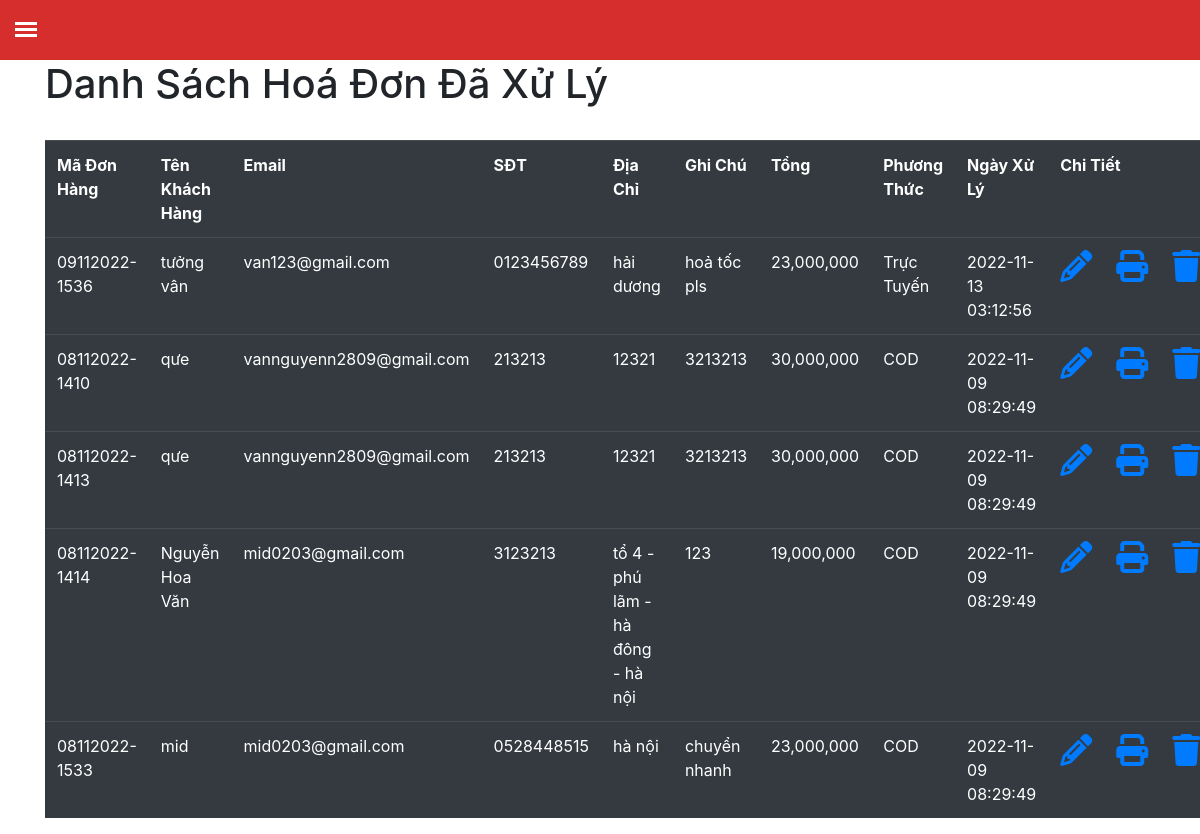
Page /BillController/Done (signed in) on the earlier database version.
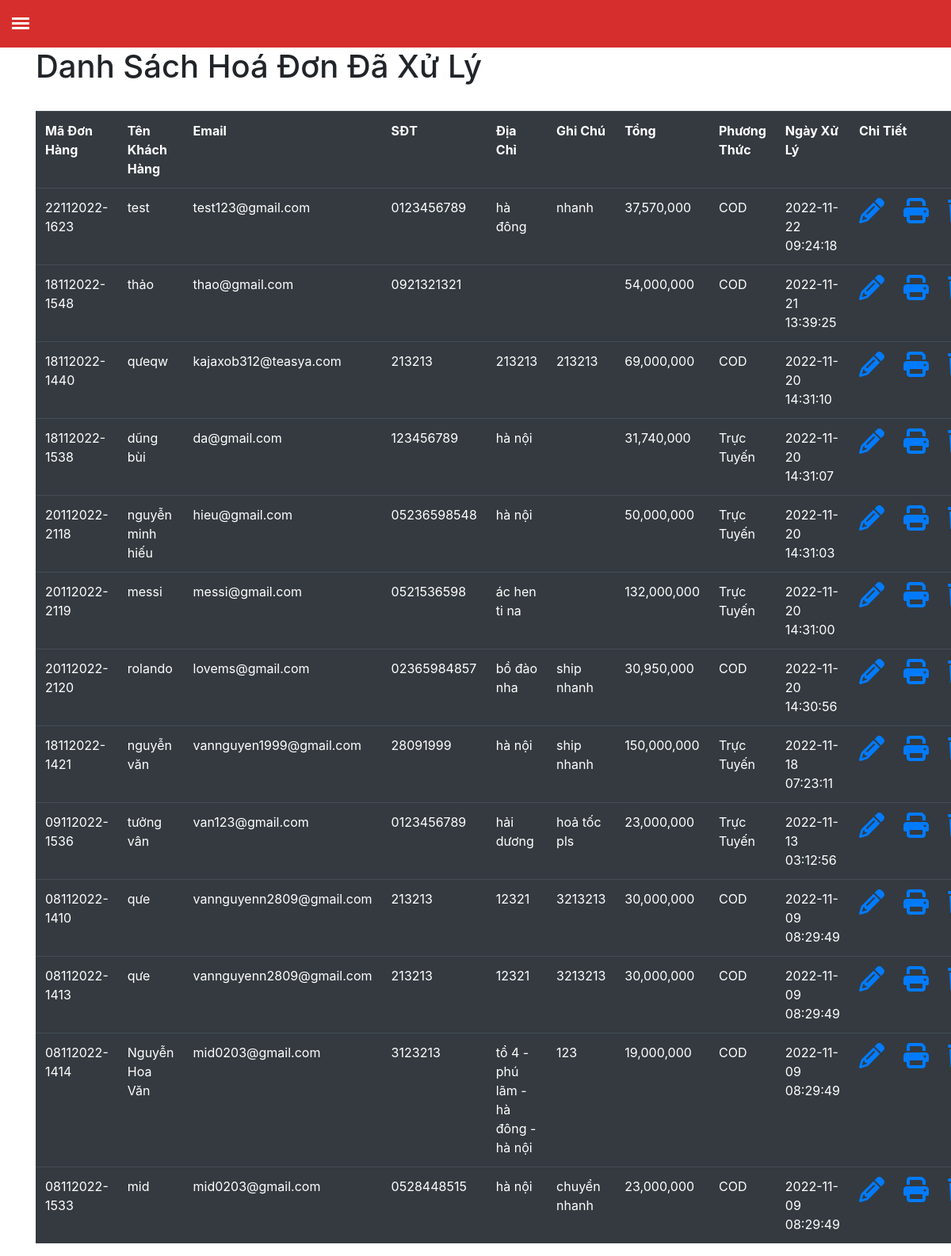
Same page on the later database version.
### tables this page shows
CREATE TABLE `don_hang` (
  `ma_don_hang` varchar(20) NOT NULL,
  `ten_nguoi_dat` varchar(40) NOT NULL,
  `email_nguoi_nhan` varchar(40) NOT NULL,
  `sdt_nguoi_nhan` varchar(11) NOT NULL,
  `dc_nguoi_nhan` varchar(40) NOT NULL,
  `ghi_chu` text NOT NULL,
  `phuong_thuc` varchar(20) NOT NULL,
  `tong` varchar(20) NOT NULL,
  `trang_thai` varchar(15) NOT NULL,
  `create_at` timestamp NOT NULL DEFAULT current_timestamp() ON UPDATE current_timestamp()
);

### admin/Core/BaseController.php (called while the page is built, shortened)
<?php
class BaseController
{
    public function view($viewFile , $view, $data=[])
    {
        require_once './admin/Views/'.$viewFile.'/'.$view.'.php';
    }
}

### admin/Controllers/BillController.php (called while the page is built, shortened)
<?php
class BillController extends BaseController
{
    protected $billModel;
    public function __construct()
    {
        $this->billModel = new BillModel;
    }
    public function Done()
    {
        $this->main_content = $this->billModel->getTable();
        $this->view('', 'index');
        $this->view('Bill', 'bill', $this->main_content);
    }
}

### admin/Core/App.php (called while the page is built, shortened)
<?php
class App
{
    protected $controller = 'UserHomeController';
    protected $action = 'Index';
    function __construct()
    {
        $url = $this->XuLy_Url();
        if (file_exists("./admin/Controllers/" . $url[0] . ".php")) {
            $this->controller = $url[0];
            unset($url[0]);
        }
        else {
            require_once './admin/Controllers/404.php';
        }
        if (isset($url[1])) {
            if (method_exists($this->controller, $url[1])) {
                $this->action = $url[1];
            }
            unset($url[1]);
        }
        $this->param = $url ? array_values($url) : [];
         call_user_func_array([new $this->controller, $this->action], $this->param);
    }
    public function XuLy_Url()
    {
        if (isset($_GET['url'])) {
            return explode("/", filter_var(trim($_GET["url"], "/")));
        }
    }
}

### index.php (called while the page is built, shortened)
<?php
$myApp = new App();

### admin/DB/Database.php (called while the page is built, shortened)
<?php
    class Database {
        protected $connect;
        protected function connection(){
            try {
                $this->connect = new PDO(Database::DB_DSN, Database::USERNAME, Database::PASSWORD);
              } catch (PDOException $e) {
                die("Kết nối CSDL theo PDO thất bại: " . $e->getMessage());
              }
              return $this->connect;
            }
    }

### admin/Models/BillModel.php (called while the page is built, shortened)
<?php
class BillModel extends BaseModel
{
    public function getTable()
    {
        $sql_obj = $this->connect->prepare("SELECT * FROM don_hang WHERE trang_thai = 'đã xử lý' ORDER BY create_at DESC ");
        $arr_select = [];
        $sql_obj->execute($arr_select);
        $result = $sql_obj->fetchAll(PDO::FETCH_ASSOC);
        return $result;
    }
}

### admin/Views/Bill/bill.php (the view)
<div class="container">
    <div class="product">
     <h1>Danh Sách Hoá Đơn Đã Xử Lý </h1>
     <br>
     <table class="table table-dark table-hover">
       <tr>
         <th>Mã Đơn Hàng</th>
         <th>Tên Khách Hàng</th>
         <th>Email</th>
         <th>SĐT</th>
         <th>Địa Chỉ</th>
         <th>Ghi Chú</th>
         <th>Tổng</th>
         <th>Phương Thức</th>
         <th>Ngày Xử Lý</th>
         <th colspan="3">Chi Tiết</th>
       </tr>
       <?php foreach ($data as $r) : ?>
         <tr>
           <td><?php echo $r['ma_don_hang'] ?></td>
           <td><?php echo $r['ten_nguoi_dat'] ?></td>
           <td><?php echo $r['email_nguoi_nhan'] ?></td>
           <td><?php echo $r['sdt_nguoi_nhan'] ?></td>
           <td><?php echo $r['dc_nguoi_nhan'] ?></td>
           <td><?php echo $r['ghi_chu'] ?></td>
           <td><?php echo number_format($r['tong'])  ?></td>
           <td><?php echo $r['phuong_thuc'] ?></td>
           <td><?php echo $r['create_at'] ?></td>
           <td><a href="<?php echo DIR_HTTP ?>/BillController/Detail/<?php echo $r['ma_don_hang'] ?>"><i class="fa fa-pencil fa-2x"></i></a></td>
           <td><a href="<?php echo DIR_HTTP ?>/BillController/Print/<?php echo $r['ma_don_hang'] ?>"><i class="fa fa-print fa-2x"></i></a></td>
           <td><a onclick="return confirm('bạn có muốn xoá đơn hàng này không ?')" href="<?php echo DIR_HTTP ?>/BillController/deleteBill/<?php echo $r['ma_don_hang'] ?>"><i class="fa-solid fa-trash fa-2x"></i></i></a></td>
         </tr>
       <?php endforeach; ?>
     </table>
   </div>
   </div>

### admin/Views/index.php (shortened to what this page needs)
<!doctype html>
<html lang="en">
<head>
  <link rel="stylesheet" href="<?php echo DIR_HTTP ?>/admin/assets/css/style.css">
  <link rel="stylesheet" href="<?php echo DIR_HTTP ?>/admin/assets/css/css.css">
  <link rel="stylesheet" href="https://cdnjs.cloudflare.com/ajax/libs/font-awesome/6.1.2/css/all.min.css" />
  <link rel="stylesheet" href="https://stackpath.bootstrapcdn.com/bootstrap/4.3.1/css/bootstrap.min.css">
</head>
<body>
  <?php
  require_once 'header.php';
  ?>
</body>
</html>

### admin/Views/header.php (shortened to what this page needs)
<div class="header"></div>
<label for="openSidebarMenu" class="sidebarIconToggle">
  <div class="spinner diagonal part-1"></div>
  <div class="spinner horizontal"></div>
  <div class="spinner diagonal part-2"></div>
</label>

### admin/assets/css/style.css (style rules this page uses)
html, body { overflow-x: hidden; height: 100%; }
.header { display: block; margin: 0 auto; width: 100%; max-width: 100%; box-shadow: none; background-color: #D62E2D; position: fixed; height: 60px!important; overflow: hidden; z-index: 10; }
.sidebarIconToggle { transition: all 0.3s; box-sizing: border-box; cursor: pointer; position: absolute; z-index: 99; height: 100%; width: 100%; top: 22px; left: 15px; height: 22px; width: 22px; }
.spinner { transition: all 0.3s; box-sizing: border-box; position: absolute; height: 3px; width: 100%; background-color: #fff; }
.horizontal { transition: all 0.3s; box-sizing: border-box; position: relative; float: left; margin-top: 3px; }
.diagonal.part-1 { position: relative; transition: all 0.3s; box-sizing: border-box; float: left; }
.diagonal.part-2 { transition: all 0.3s; box-sizing: border-box; position: relative; float: left; margin-top: 3px; }

### admin/assets/css/css.css (style rules this page uses)
.product { padding-top: 60px; }

Differences in the rows shown:
added don_hang: ma_don_hang "22112022-1623", ten_nguoi_dat "test", email_nguoi_nhan "test123@gmail.com", sdt_nguoi_nhan "0123456789", dc_nguoi_nhan "hà đông", ghi_chu "nhanh", tong "37,570,000", phuong_thuc "COD", create_at "2022-11-22 09:24:18"
added don_hang: ma_don_hang "18112022-1548", ten_nguoi_dat "thảo", email_nguoi_nhan "thao@gmail.com", sdt_nguoi_nhan "0921321321", tong "54,000,000", phuong_thuc "COD", create_at "2022-11-21 13:39:25"
added don_hang: ma_don_hang "18112022-1440", ten_nguoi_dat "qưeqw", email_nguoi_nhan "kajaxob312@teasya.com", sdt_nguoi_nhan "213213", dc_nguoi_nhan "213213", ghi_chu "213213", tong "69,000,000", phuong_thuc "COD", create_at "2022-11-20 14:31:10"
added don_hang: ma_don_hang "18112022-1538", ten_nguoi_dat "dũng bùi", email_nguoi_nhan "da@gmail.com", sdt_nguoi_nhan "123456789", dc_nguoi_nhan "hà nội", tong "31,740,000", phuong_thuc "Trực Tuyến", create_at "2022-11-20 14:31:07"
added don_hang: ma_don_hang "20112022-2118", ten_nguoi_dat "nguyễn minh hiếu", email_nguoi_nhan "hieu@gmail.com", sdt_nguoi_nhan "05236598548", dc_nguoi_nhan "hà nội", tong "50,000,000", phuong_thuc "Trực Tuyến", create_at "2022-11-20 14:31:03"
added don_hang: ma_don_hang "20112022-2119", ten_nguoi_dat "messi", email_nguoi_nhan "messi@gmail.com", sdt_nguoi_nhan "0521536598", dc_nguoi_nhan "ác hen ti na", tong "132,000,000", phuong_thuc "Trực Tuyến", create_at "2022-11-20 14:31:00"
added don_hang: ma_don_hang "20112022-2120", ten_nguoi_dat "rolando", email_nguoi_nhan "lovems@gmail.com", sdt_nguoi_nhan "02365984857", dc_nguoi_nhan "bồ đào nha", ghi_chu "ship nhanh", tong "30,950,000", phuong_thuc "COD", create_at "2022-11-20 14:30:56"
added don_hang: ma_don_hang "18112022-1421", ten_nguoi_dat "nguyễn văn", email_nguoi_nhan "vannguyen1999@gmail.com", sdt_nguoi_nhan "28091999", dc_nguoi_nhan "hà nội", ghi_chu "ship nhanh", tong "150,000,000", phuong_thuc "Trực Tuyến", create_at "2022-11-18 07:23:11"
